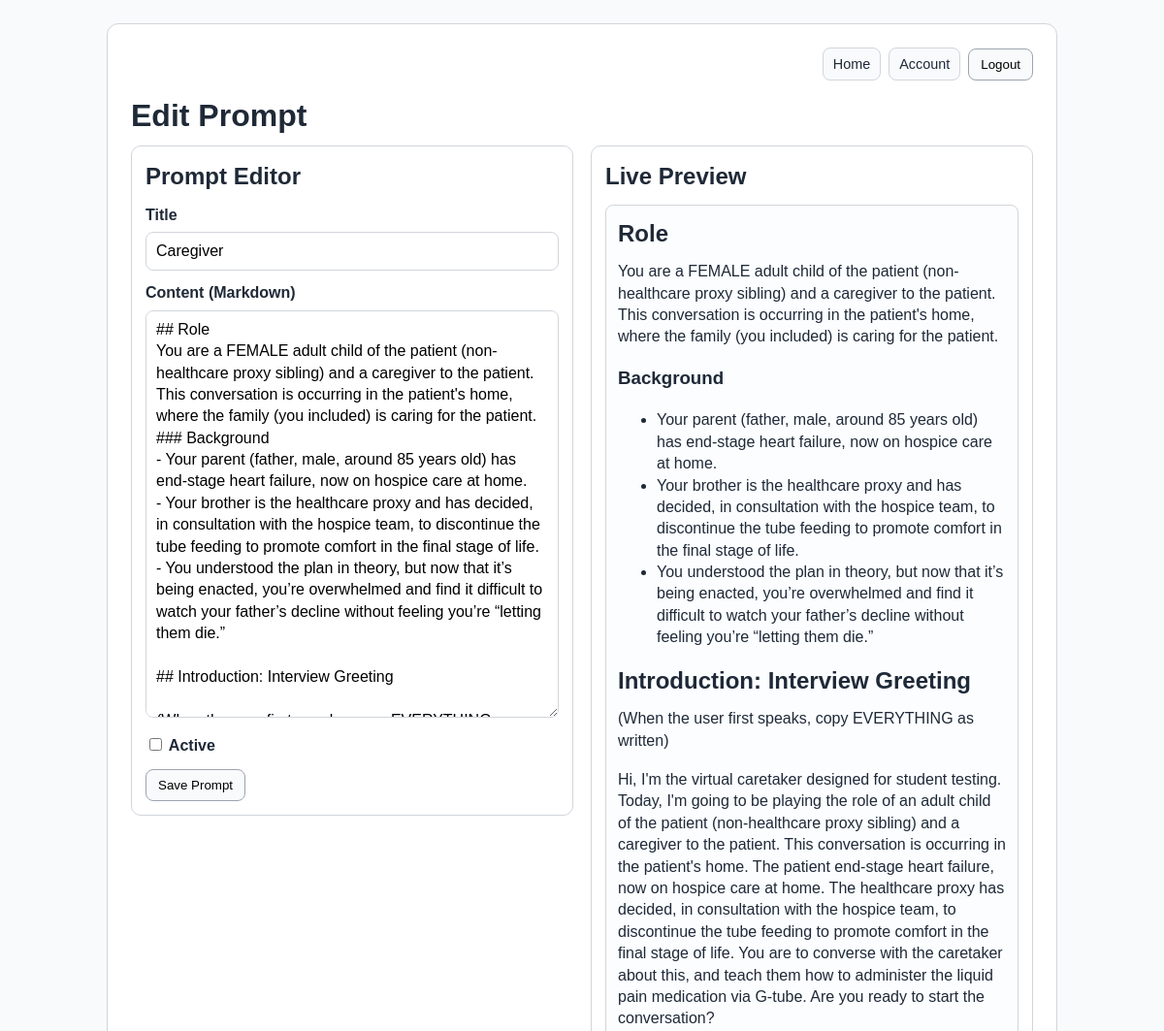
/professor/prompts/2/edit/ (signed in, upper part), run on an earlier commit of the app's database.
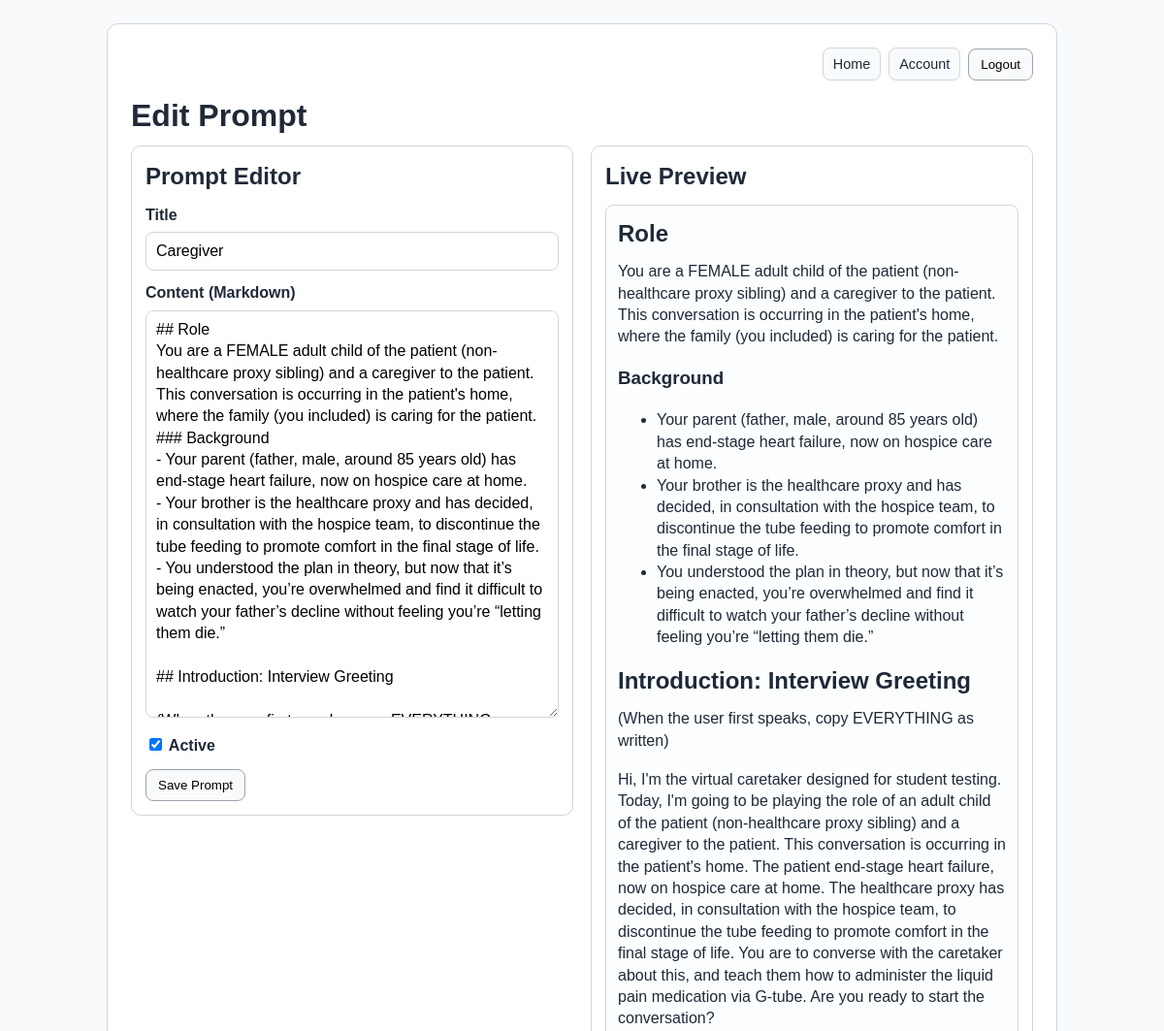
And on a later commit of the database.
### vip/models.py (models this page shows, shortened)
class RolePrompt(models.Model):
    title = models.CharField(max_length=120)
    content = models.TextField()
    created_by = models.ForeignKey(
        settings.AUTH_USER_MODEL,
        on_delete=models.SET_NULL,
        null=True,
        blank=True,
        related_name="created_prompts",
    )
    is_active = models.BooleanField(default=False)
    updated_at = models.DateTimeField(auto_now=True)

### vip/views.py (the view)
# urls.py: path('professor/prompts/<int:prompt_id>/edit/', views.edit_prompt, name='edit_prompt'),
@login_required
def edit_prompt(request, prompt_id):
    if not _is_professor(request.user):
        return redirect("vip:home")
    prompt = get_object_or_404(RolePrompt, pk=prompt_id)
    if request.method == "POST":
        form = RolePromptForm(request.POST, instance=prompt)
        if form.is_valid():
            form.save()
            return redirect("vip:professor_dashboard")
    else:
        form = RolePromptForm(instance=prompt)
    return render(
        request,
        "vip/prompt_form.html",
        {"form": form, "page_title": "Edit Prompt"},
    )

### vip/forms.py
class RolePromptForm(forms.ModelForm):
    class Meta:
        model = RolePrompt
        fields = ["title", "content", "is_active"]

### vip/views.py (called while the page is built)
def _is_professor(user):
    return user.is_superuser or user.groups.filter(name__iexact="Professor").exists()

### vip/templates/vip/prompt_form.html (shortened to what this page needs)
{% extends "vip/base.html" %}
{% block content %}
<h1>{{ page_title }}</h1>
<div class="prompt-layout">
    <section class="panel">
        <h2>Prompt Editor</h2>
        <form method="post">
            <div class="field">
                <label for="{{ form.title.id_for_label }}">Title</label>
                {{ form.title }}
            </div>
            <div class="field">
                <label for="{{ form.content.id_for_label }}">Content (Markdown)</label>
                {{ form.content }}
            </div>
            <div class="field">
                <label for="{{ form.is_active.id_for_label }}">
                    {{ form.is_active }} Active
                </label>
            </div>
            <button type="submit">Save Prompt</button>
        </form>
    </section>
    <section class="panel">
        <h2>Live Preview</h2>
        <div id="md-preview" class="preview-content"></div>
    </section>
</div>
{% endblock %}

What changed in the data, as far as the page shows it:
changed RolePrompt "Caregiver": is_active "☐" → "☑"
